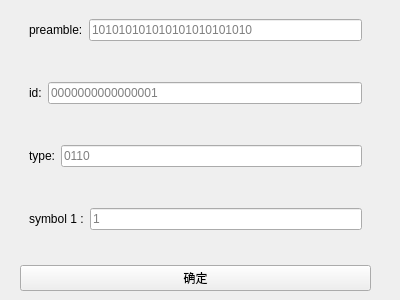
<?xml version="1.0" encoding="UTF-8"?>
<ui version="4.0">
 <class>domain13</class>
 <widget class="QWidget" name="domain13">
  <property name="geometry">
   <rect>
    <x>0</x>
    <y>0</y>
    <width>400</width>
    <height>300</height>
   </rect>
  </property>
  <property name="windowTitle">
   <string>Form</string>
  </property>
  <widget class="QWidget" name="layoutWidget">
   <property name="geometry">
    <rect>
     <x>20</x>
     <y>10</y>
     <width>351</width>
     <height>281</height>
    </rect>
   </property>
   <layout class="QVBoxLayout" name="verticalLayout_2">
    <item>
     <layout class="QVBoxLayout" name="verticalLayout">
      <item>
       <widget class="QWidget" name="widget" native="true">
        <layout class="QHBoxLayout" name="horizontalLayout">
         <item>
          <widget class="QLabel" name="label">
           <property name="text">
            <string>preamble:</string>
           </property>
          </widget>
         </item>
         <item>
          <widget class="QLineEdit" name="lEditPreamble">
           <property name="inputMask">
            <string>bbbbbbbbbbbbbbbbbbbbbbbb</string>
           </property>
           <property name="placeholderText">
            <string>101010101010101010101010</string>
           </property>
          </widget>
         </item>
        </layout>
       </widget>
      </item>
      <item>
       <spacer name="verticalSpacer_3">
        <property name="orientation">
         <enum>Qt::Vertical</enum>
        </property>
        <property name="sizeHint" stdset="0">
         <size>
          <width>20</width>
          <height>17</height>
         </size>
        </property>
       </spacer>
      </item>
      <item>
       <widget class="QWidget" name="widget_2" native="true">
        <layout class="QHBoxLayout" name="horizontalLayout_2">
         <item>
          <widget class="QLabel" name="label_2">
           <property name="text">
            <string>id:</string>
           </property>
          </widget>
         </item>
         <item>
          <widget class="QLineEdit" name="lEditId">
           <property name="inputMask">
            <string>bbbbbbbbbbbbbbbb</string>
           </property>
           <property name="placeholderText">
            <string>0000000000000001</string>
           </property>
          </widget>
         </item>
        </layout>
       </widget>
      </item>
      <item>
       <spacer name="verticalSpacer_2">
        <property name="orientation">
         <enum>Qt::Vertical</enum>
        </property>
        <property name="sizeHint" stdset="0">
         <size>
          <width>20</width>
          <height>17</height>
         </size>
        </property>
       </spacer>
      </item>
      <item>
       <widget class="QWidget" name="widget_3" native="true">
        <layout class="QHBoxLayout" name="horizontalLayout_3">
         <item>
          <widget class="QLabel" name="label_3">
           <property name="text">
            <string>type:</string>
           </property>
          </widget>
         </item>
         <item>
          <widget class="QLineEdit" name="lEditType">
           <property name="inputMask">
            <string>bbbb</string>
           </property>
           <property name="placeholderText">
            <string>0110</string>
           </property>
          </widget>
         </item>
        </layout>
       </widget>
      </item>
      <item>
       <spacer name="verticalSpacer">
        <property name="orientation">
         <enum>Qt::Vertical</enum>
        </property>
        <property name="sizeHint" stdset="0">
         <size>
          <width>20</width>
          <height>17</height>
         </size>
        </property>
       </spacer>
      </item>
      <item>
       <widget class="QWidget" name="widget_4" native="true">
        <layout class="QHBoxLayout" name="horizontalLayout_4">
         <item>
          <widget class="QLabel" name="label_4">
           <property name="text">
            <string>symbol 1 :</string>
           </property>
          </widget>
         </item>
         <item>
          <widget class="QLineEdit" name="lEditSymbol1">
           <property name="inputMask">
            <string/>
           </property>
           <property name="placeholderText">
            <string>1</string>
           </property>
          </widget>
         </item>
        </layout>
       </widget>
      </item>
     </layout>
    </item>
    <item>
     <spacer name="verticalSpacer_4">
      <property name="orientation">
       <enum>Qt::Vertical</enum>
      </property>
      <property name="sizeHint" stdset="0">
       <size>
        <width>20</width>
        <height>17</height>
       </size>
      </property>
     </spacer>
    </item>
    <item>
     <widget class="QPushButton" name="btnConfirm13">
      <property name="text">
       <string>确定</string>
      </property>
     </widget>
    </item>
   </layout>
  </widget>
 </widget>
 <resources/>
 <connections/>
</ui>
